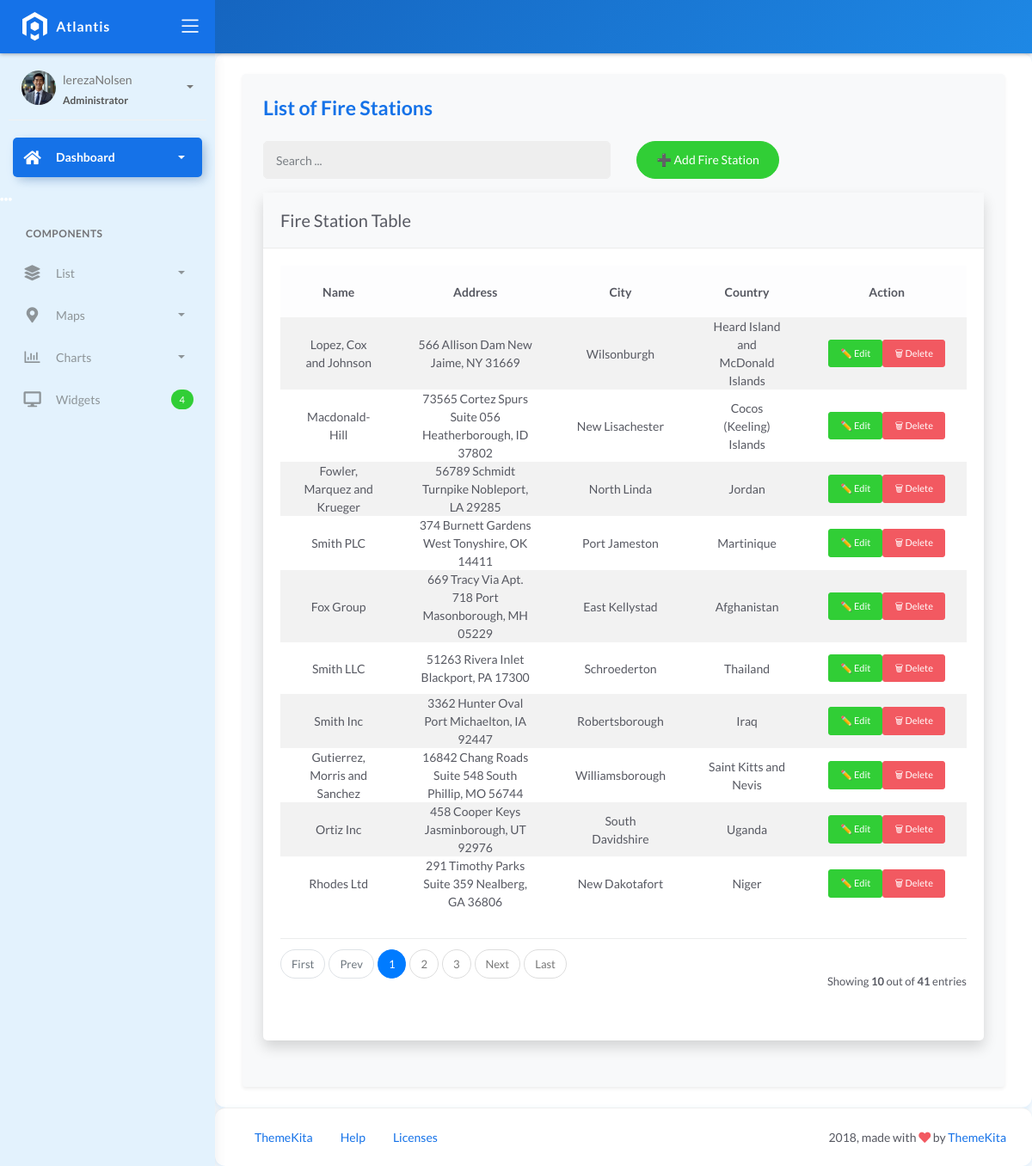
Page /firestations/ on the earlier database version.
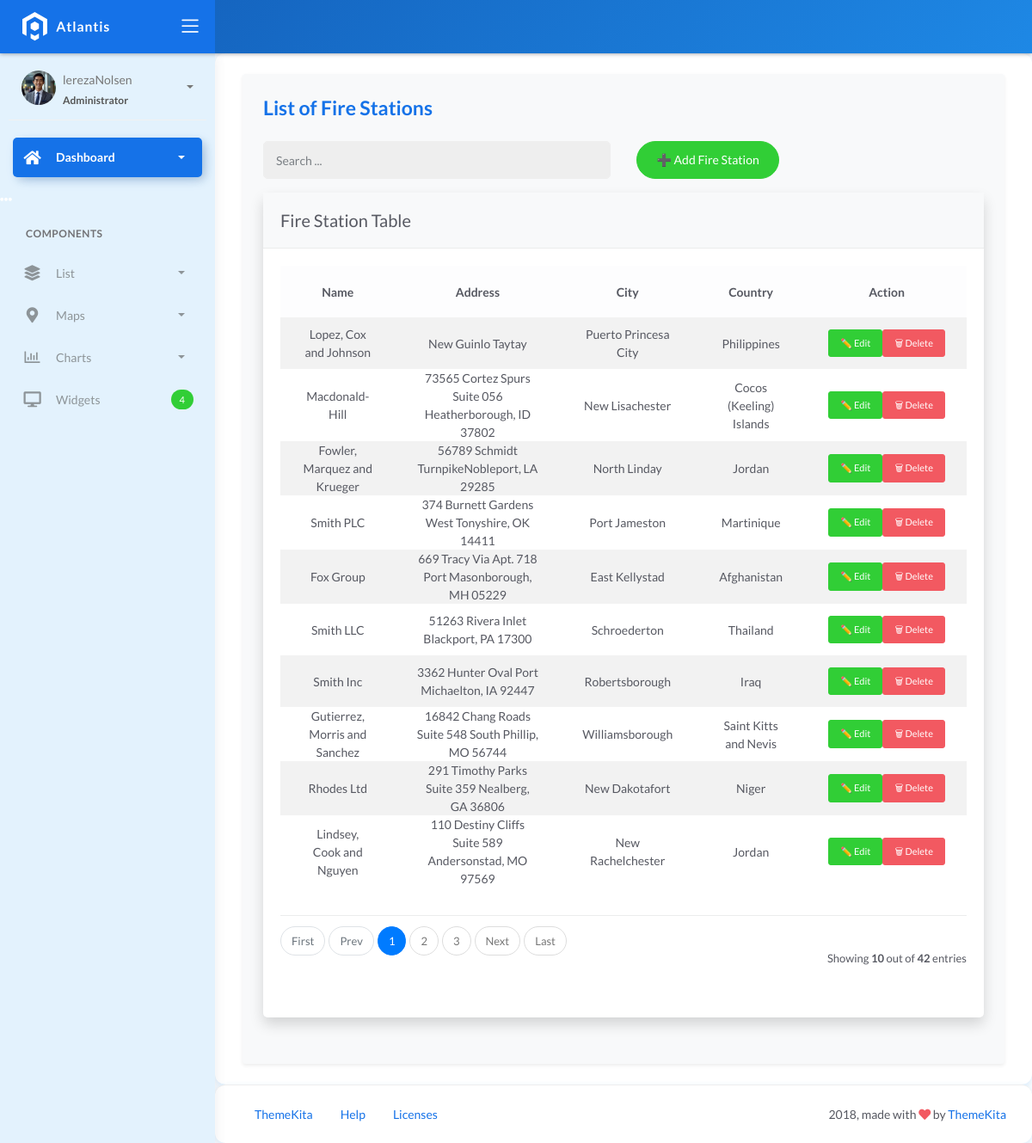
Same page on the later database version.
### fire/models.py (models this page shows, shortened)
class BaseModel(models.Model):
    created_at = models.DateTimeField(auto_now_add=True, db_index=True)
    updated_at = models.DateTimeField(auto_now=True)
    class Meta:
        abstract = True

class FireStation(BaseModel):
    name = models.CharField(max_length=150)
    latitude = models.DecimalField(
        max_digits=22, decimal_places=16, null=True, blank=True)
    longitude = models.DecimalField(
        max_digits=22, decimal_places=16, null=True, blank=True)
    address = models.CharField(max_length=150)
    city = models.CharField(max_length=150)  # can be in separate table
    country = models.CharField(max_length=150)  # can be in separate table

### fire/views.py (the view, shortened to what this page needs)
# urls.py: path('firestations/', FireStationList.as_view(), name='firestation-list'),
class FireStationList(ListView):
    model = FireStation
    template_name = 'firestation_list.html'
    context_object_name = 'firestations'
    paginate_by = 10
    def get_queryset(self, *args, **kwargs):
        qs = super().get_queryset(*args, **kwargs)
        query = self.request.GET.get("q")
        return qs

### templates/firestation_list.html (shortened to what this page needs)
{% extends 'base.html' %}
{% load static %}
{% block content %}
<div class="content">
  <div class="page-inner">
    <div class="container bg-light p-4 rounded shadow-sm">
      <h4 class="page-title text-primary mb-4">List of Fire Stations</h4>
      <div class="row mb-3">
        <div class="col-md-6">
          <form class="navbar-left navbar-form nav-search" action="{% url 'firestation-list' %}">
            <div class="input-group">
              <input type="text" placeholder="Search ..." class="form-control" name="q" value="{{ request.GET.q }}">
              <div class="input-group-append">
                <span class="input-group-text">
                </span>
              </div>
            </div>
          </form>
        </div>
        <div class="col-md-6 text-end">
          <a href="{% url 'firestation-add' %}" class="btn btn-success btn-rounded">➕ Add Fire Station</a>
        </div>
      </div>
      <div class="card border-0 shadow rounded-4">
        <div class="card-header bg-light text-dark border-bottom rounded-top-4">
          <div class="card-title mb-0 fw-semibold">Fire Station Table</div>
        </div>
        <div class="card-body">
          <div class="table-responsive">
            <table class="table table-hover table-striped align-middle text-center">
              <thead class="table-light">
                <tr>
                  <th>Name</th>
                  <th>Address</th>
                  <th>City</th>
                  <th>Country</th>
                  <th>Action</th>
                </tr>
              </thead>
              <tbody>
                {% for object in object_list %}
                <tr>
                  <td>{{ object.name }}</td>
                  <td>{{ object.address }}</td>
                  <td>{{ object.city }}</td>
                  <td>{{ object.country }}</td>
                  <td>
                    <div class="d-flex justify-content-center gap-2">
                      <a href="{% url 'firestation-update' object.pk %}" class="btn btn-sm btn-success">✏️ Edit</a>
                      <a href="{% url 'firestation-delete' object.pk %}" class="btn btn-sm btn-danger">🗑 Delete</a>
                    </div>
                  </td>
                </tr>
                {% empty %}
                <tr>
                  <td colspan="5" class="text-center text-muted py-4">
                    <strong>No Records Found</strong>
                  </td>
                </tr>
                {% endfor %}
              </tbody>
            </table>
          </div>
          {% include 'includes/pagination.html' %}
        </div>
      </div>
    </div>
  </div>
</div>
{% endblock %}

### templates/base.html (shortened to what this page needs)
{% load static %}
<!DOCTYPE html>
<html lang="en">
  <head>
    <link rel="stylesheet" href="{% static 'css/bootstrap.min.css' %}" />
    <link rel="stylesheet" href="{% static 'css/atlantis.min.css' %}" />
    <link rel="stylesheet" href="{% static 'css/demo.css' %}" />
  </head>
  <body>
    <div class="wrapper">
      <div class="main-header">
        <div class="logo-header" data-background-color="blue">
          <a href="{% url 'dashboard-chart' %}" class="logo">
            <img src="{% static 'img/logo.svg' %}" alt="navbar brand" class="navbar-brand" />
          </a>
          <div class="nav-toggle">
            <button class="btn btn-toggle toggle-sidebar"><i class="icon-menu"></i></button>
          </div>
        </div>
        <nav class="navbar navbar-header navbar-expand-lg custom-navbar">
        </nav>
      </div>
      <div class="sidebar sidebar-style-2">
        <div class="sidebar-wrapper scrollbar scrollbar-inner">
          <div class="sidebar-content">
            <div class="user">
              <div class="avatar-sm float-left mr-2">
                <img src="{% static 'img/profile.jpg' %}" alt="..." class="avatar-img rounded-circle" />
              </div>
              <div class="info">
                <a data-toggle="collapse" href="#collapseExample" aria-expanded="true">
                  <span>
                    lerezaNolsen
                    <span class="user-level">Administrator</span>
                    <span class="caret"></span>
                  </span>
                </a>
              </div>
            </div>
            <ul class="nav nav-primary">
              <li class="nav-item active">
                <a data-toggle="collapse" href="#dashboard"><i class="fas fa-home"></i><p>Dashboard</p><span class="caret"></span></a>
              </li>
              <li class="nav-section"><i class="fa fa-ellipsis-h"></i><h4 class="text-section">Components</h4></li>
              <li class="nav-item">
                <a data-toggle="collapse" href="#base"><i class="fas fa-layer-group"></i><p>List</p><span class="caret"></span></a>
              </li>
              <li class="nav-item">
                <a data-toggle="collapse" href="#maps"><i class="fas fa-map-marker-alt"></i><p>Maps</p><span class="caret"></span></a>
              </li>
              <li class="nav-item">
                <a data-toggle="collapse" href="#charts"><i class="far fa-chart-bar"></i><p>Charts</p><span class="caret"></span></a>
              </li>
              <li class="nav-item">
                <a href="#"><i class="fas fa-desktop"></i><p>Widgets</p><span class="badge badge-success">4</span></a>
              </li>
            </ul>
          </div>
        </div>
      </div>
      <div class="main-panel">
        <div class="content">
          {% block content %}{% endblock %}
        </div>
        <footer class="footer">
          <div class="container-fluid">
            <nav class="pull-left">
              <ul class="nav">
                <li class="nav-item"><a class="nav-link" href="https://www.themekita.com">ThemeKita</a></li>
                <li class="nav-item"><a class="nav-link" href="#">Help</a></li>
                <li class="nav-item"><a class="nav-link" href="#">Licenses</a></li>
              </ul>
            </nav>
            <div class="copyright ml-auto">
              2018, made with <i class="fa fa-heart heart text-danger"></i> by <a href="https://www.themekita.com">ThemeKita</a>
            </div>
          </div>
        </footer>
      </div>
    </div>
  </body>
</html>

### templates/includes/pagination.html (shortened to what this page needs)
{% if is_paginated %}
<div class="card-footer px-0 border-0 d-flex flex-column flex-lg-row align-items-center justify-content-between mt-3">
  <nav aria-label="Topics pagination" class="mb-4">
    <ul class="pagination">
      {% if page_obj.number > 1 %}
      <li class="page-item">
        <a class="page-link" href="?page=1">First</a>
      </li>
      {% else %}
      <li class="page-item disabled">
        <span class="page-link">First</span>
      </li>
      {% endif %} {% if page_obj.has_previous %}
      <li class="page-item">
        <a class="page-link" href="?page={{ page_obj.previous_page_number }}">Prev</a>
      </li>
      {% else %}
      <li class="page-item disabled">
        <span class="page-link">Prev</span>
      </li>
      {% endif %} {% for page_num in paginator.page_range %} {% if page_obj.number == page_num %}
      <li class="page-item active">
        <span class="page-link">
          {{ page_num }}
        </span>
      </li>
      {% elif page_num > page_obj.number|add:'-3' and page_num < page_obj.number|add:'3' %}
      <li class="page-item">
        <a class="page-link" href="?page={{ page_num }}">{{ page_num }}</a>
      </li>
      {% endif %} {% endfor %} {% if page_obj.has_next %}
      <li class="page-item">
        <a class="page-link" href="?page={{ page_obj.next_page_number }}">Next</a>
      </li>
      {% else %}
      <li class="page-item disabled">
        <span class="page-link">Next</span>
      </li>
      {% endif %} {% if page_obj.number != paginator.num_pages %}
      <li class="page-item">
        <a class="page-link" href="?page={{ paginator.num_pages }}">Last</a>
      </li>
      {% else %}
      <li class="page-item disabled">
        <span class="page-link">Last</span>
      </li>
      {% endif %}
    </ul>
  </nav>
  <div class="fw-normal small mt-4 mt-lg-0">Showing <b>{{object_list.count}}</b> out of <b>{{paginator.count}}</b> entries</div>
</div>
{% endif %}

### templates/base.html (style rules this page uses)
body { background-color: #f3faff; color: #0d47a1; font-family: 'Lato', sans-serif; }
.custom-navbar { background: linear-gradient(135deg, #1565c0, #1e88e5); color: #fff; }
.logo-header[data-background-color="blue"] { background-color: #64b5f6 !important; }
.sidebar.sidebar-style-2 { background-color: #e3f2fd !important; }
.nav.nav-primary > .nav-item.active > a, .nav.nav-primary > .nav-item > a:hover { background-color: #bbdefb !important; color: #0d47a1 !important; }
.nav-section h4.text-section { color: #0d47a1; }
.card, .main-panel .content, .footer { background-color: #ffffff; border-radius: 12px; box-shadow: 0 2px 6px rgba(100, 181, 246, 0.2); }
.form-control, .form-select { border-color: #90caf9; }

Differences in the rows shown:
removed FireStation: name "Ortiz Inc", address "458 Cooper Keys Jasminborough, UT 92976", city "South Davidshire", country "Uganda"
changed FireStation "Lopez, Cox and Johnson": address "566 Allison Dam New Jaime, NY 31669" → "New Guinlo Taytay"; city "Wilsonburgh" → "Puerto Princesa City"; country "Heard Island and McDonald Islands" → "Philippines"
changed FireStation "Fowler, Marquez and Krueger": address "56789 Schmidt Turnpike Nobleport, LA 29285" → "56789 Schmidt TurnpikeNobleport, LA 29285"; city "North Linda" → "North Linday"
now on this page (row unchanged): FireStation: name "Lindsey, Cook and Nguyen", address "110 Destiny Cliffs Suite 589 Andersonstad, MO 97569", city "New Rachelchester", country "Jordan"
Other differences:
{{ paginator.count }}: "41" → "42"
